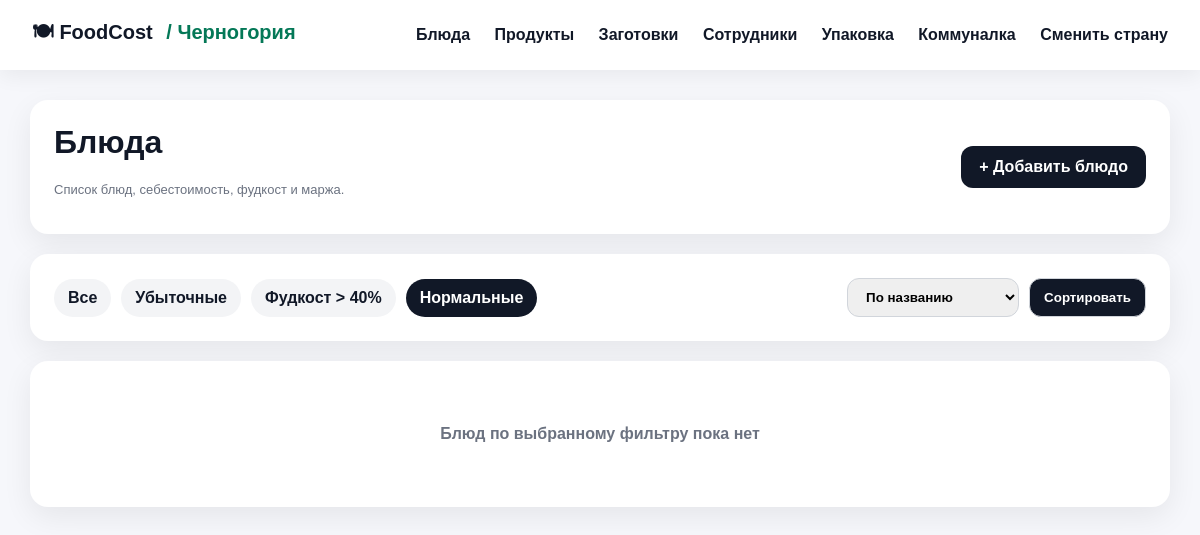
Before: /c/montenegro/?filter=normal&sort=name with the older database file.
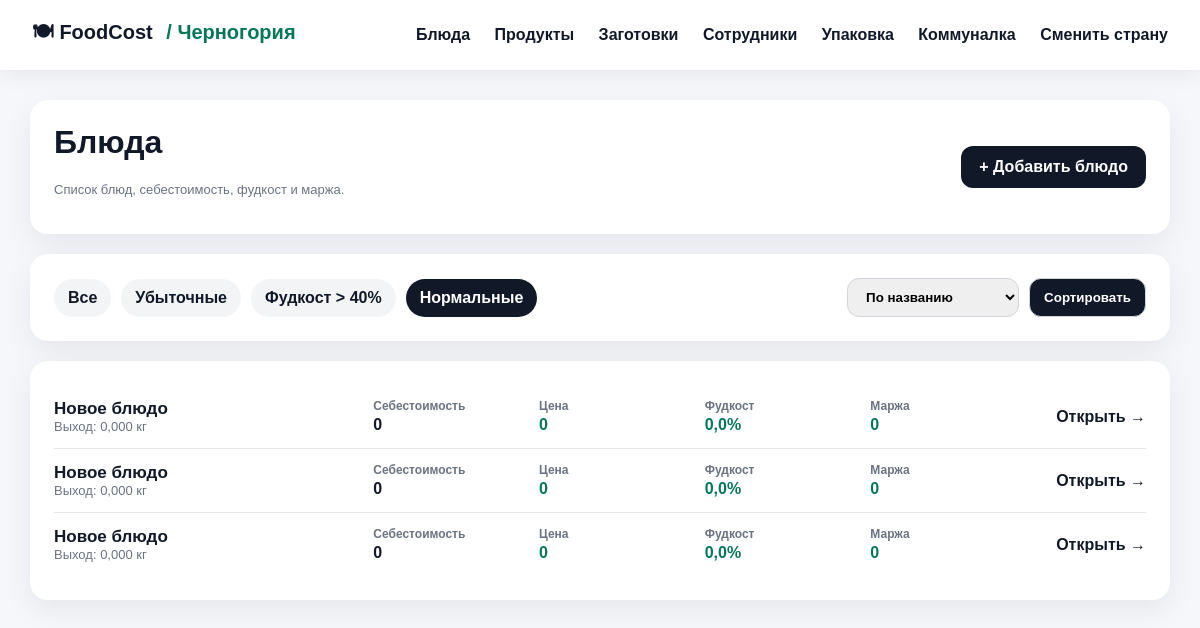
After: the same page with the newer database file.
### foodcost/models.py (models this page shows, shortened)
class Dish(models.Model):
    country = models.ForeignKey(
        Country,
        on_delete=models.CASCADE,
        related_name="dishes",
        null=True,
        blank=True,
    )
    name = models.CharField(max_length=255)
    final_weight = models.DecimalField(max_digits=10, decimal_places=3)
    selling_price = models.DecimalField(max_digits=10, decimal_places=2)
    cooking_minutes = models.DecimalField(max_digits=8, decimal_places=2, default=0)
    tech_card = models.TextField("Техкарта приготовления", blank=True, default="")
    def ingredient_cost(self):
        return sum(item.calculate_cost() for item in self.product_items.all()) + \
               sum(item.calculate_cost() for item in self.preparation_items.all())
    def packaging_cost(self):
        return sum(item.calculate_cost() for item in self.packaging_items.all())
    def labor_cost(self):
        return sum(item.calculate_cost() for item in self.labor_items.all())
    def utilities_cost(self):
        utilities = MonthlyUtilityExpense.objects.filter(country=self.country).order_by("-month").first()
        if not utilities:
            return 0
        return utilities.cost_per_minute() * self.total_cooking_minutes()
    def additional_expenses_cost(self):
        return sum(item.cost for item in self.additional_expenses.all())
    def calculate_cost(self):
        return self.ingredient_cost() + self.packaging_cost() + self.labor_cost() + self.utilities_cost() + self.additional_expenses_cost()
    def foodcost(self):
        if self.selling_price == 0:
            return 0
        return (self.calculate_cost() / self.selling_price) * 100
    def margin(self):
        return self.selling_price - self.calculate_cost()

class Country(models.Model):
    name = models.CharField(max_length=100)
    slug = models.SlugField(unique=True)

class DishProductItem(models.Model):
    dish = models.ForeignKey(Dish, on_delete=models.CASCADE, related_name="product_items")
    product = models.ForeignKey(Product, on_delete=models.CASCADE)
    gross = models.DecimalField(max_digits=10, decimal_places=3)
    net = models.DecimalField(max_digits=10, decimal_places=3)
    def calculate_cost(self):
        price = self.product.get_price()
        if not price:
            return 0
        return self.net * price.price

class Product(models.Model):
    country = models.ForeignKey(
        Country,
        on_delete=models.CASCADE,
        related_name="products",
        null=True,
        blank=True,
    )
    name = models.CharField(max_length=255)
    unit = models.CharField(max_length=20)
    def get_price(self):
        return self.prices.order_by("-date_from").first()

class ProductPrice(models.Model):
    product = models.ForeignKey(Product, on_delete=models.CASCADE, related_name="prices")
    price = models.DecimalField(max_digits=10, decimal_places=2)
    date_from = models.DateField()

### foodcost/views.py (the view)
# urls.py: path("c/<slug:country_slug>/", views.dish_list, name="dish_list"),
def dish_list(request, country_slug):
    country = get_country(country_slug)
    dishes = list(Dish.objects.filter(country=country))
    filter_type = request.GET.get("filter", "all")
    sort_type = request.GET.get("sort", "name")
    if filter_type == "loss":
        dishes = [dish for dish in dishes if dish.margin() < 0]
    if filter_type == "high_foodcost":
        dishes = [dish for dish in dishes if dish.foodcost() > 40]
    if filter_type == "normal":
        dishes = [dish for dish in dishes if dish.foodcost() <= 40 and dish.margin() >= 0]
    if sort_type == "margin":
        dishes.sort(key=lambda dish: dish.margin(), reverse=True)
    elif sort_type == "foodcost":
        dishes.sort(key=lambda dish: dish.foodcost(), reverse=True)
    elif sort_type == "cost":
        dishes.sort(key=lambda dish: dish.calculate_cost(), reverse=True)
    else:
        dishes.sort(key=lambda dish: dish.name.lower())
    return render(request, "foodcost/dish_list.html", {
        "country": country,
        "dishes": dishes,
        "filter_type": filter_type,
        "sort_type": sort_type,
    })

### foodcost/models.py (called while the page is built)
    def calculate_cost(self):
        return sum(item.calculate_cost() for item in self.items.all())

    def cost_per_kg(self):
        if self.final_weight == 0:
            return 0
        return self.calculate_cost() / self.final_weight

    def calculate_cost(self):
        price = self.product.get_price()
        if not price:
            return 0
        return self.net * price.price

    def calculate_cost(self):
        return self.net * self.preparation.cost_per_kg()

    def calculate_cost(self):
        return self.quantity * self.packaging.cost

### foodcost/views.py (called while the page is built)
def get_country(country_slug):
    return get_object_or_404(Country, slug=country_slug)

### foodcost/templates/foodcost/dish_list.html (shortened to what this page needs)
{% extends "foodcost/base.html" %}
{% block content %}
<div class="card page-head">
    <div>
        <h1>Блюда</h1>
        <p class="muted">Список блюд, себестоимость, фудкост и маржа.</p>
    </div>
    <a class="button" href="/c/{{ country.slug }}/dish/create/">+ Добавить блюдо</a>
</div>
<div class="card">
    <div class="filters">
        <a class="filter-link {% if filter_type == 'all' %}active{% endif %}"
           href="/c/{{ country.slug }}/?filter=all&sort={{ sort_type }}">Все</a>
        <a class="filter-link {% if filter_type == 'loss' %}active{% endif %}"
           href="/c/{{ country.slug }}/?filter=loss&sort={{ sort_type }}">Убыточные</a>
        <a class="filter-link {% if filter_type == 'high_foodcost' %}active{% endif %}"
           href="/c/{{ country.slug }}/?filter=high_foodcost&sort={{ sort_type }}">Фудкост &gt; 40%</a>
        <a class="filter-link {% if filter_type == 'normal' %}active{% endif %}"
           href="/c/{{ country.slug }}/?filter=normal&sort={{ sort_type }}">Нормальные</a>
        <form method="get" class="sort-form">
            <select name="sort">
                <option value="name" {% if sort_type == "name" %}selected{% endif %}>По названию</option>
            </select>
            <button type="submit">Сортировать</button>
        </form>
    </div>
</div>
<div class="card">
    {% for dish in dishes %}
        <div class="dish-row">
            <div>
                <div class="dish-name">{{ dish.name }}</div>
                <div class="muted">Выход: {{ dish.final_weight }} кг</div>
            </div>
            <div>
                <span class="cell-label">Себестоимость</span>
                <span class="value">{{ dish.calculate_cost|floatformat:0 }}</span>
            </div>
            <div>
                <span class="cell-label">Цена</span>
                <span class="value good">{{ dish.selling_price|floatformat:0 }}</span>
            </div>
            <div>
                <span class="cell-label">Фудкост</span>
                {% if dish.foodcost > 40 %}
                    <span class="value danger">{{ dish.foodcost|floatformat:1 }}%</span>
                {% elif dish.foodcost > 30 %}
                    <span class="value warning">{{ dish.foodcost|floatformat:1 }}%</span>
                {% else %}
                    <span class="value good">{{ dish.foodcost|floatformat:1 }}%</span>
                {% endif %}
            </div>
            <div>
                <span class="cell-label">Маржа</span>
                {% if dish.margin < 0 %}
                    <span class="value danger">{{ dish.margin|floatformat:0 }}</span>
                {% else %}
                    <span class="value good">{{ dish.margin|floatformat:0 }}</span>
                {% endif %}
            </div>
            <a class="open" href="/c/{{ country.slug }}/dish/{{ dish.id }}/">Открыть →</a>
        </div>
    {% empty %}
        <div class="empty">Блюд по выбранному фильтру пока нет</div>
    {% endfor %}
</div>
{% endblock %}

Changed rows visible on the page:
added Dish: name "Новое блюдо", final_weight "0,000", calculate_cost "0", selling_price "0", foodcost "0,0", margin "0"
added Dish: name "Новое блюдо", final_weight "0,000", calculate_cost "0", selling_price "0", foodcost "0,0", margin "0"
added Dish: name "Новое блюдо", final_weight "0,000", calculate_cost "0", selling_price "0", foodcost "0,0", margin "0"
Other visible differences:
text no longer shown: "Блюд по выбранному фильтру пока нет"
